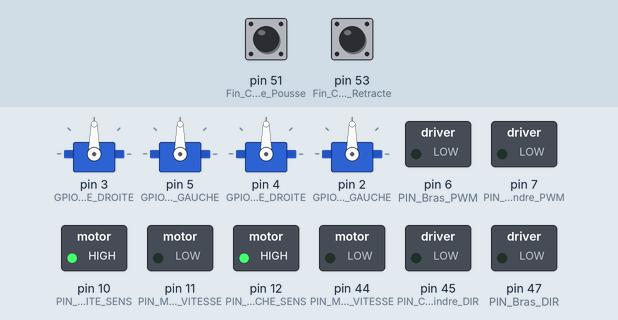
The sketch below on a simulated Arduino Mega 2560, built with avr-gcc and run on an emulated ATmega2560. Shown: 4 × servo, switched loads named in the sketch (green lamp = pin HIGH). The test bench sets the inputs (shaded band); at power-on: pin 53 (Fin_Course_Retracte) HIGH, pin 51 (Fin_Course_Pousse) HIGH. What the sketch prints to the serial monitor is not drawn.

Above: at 2.3 s.
2.4 s: pin 53 (Fin_Course_Retracte) pulled LOW for 0.15 s
At 2.47 s:
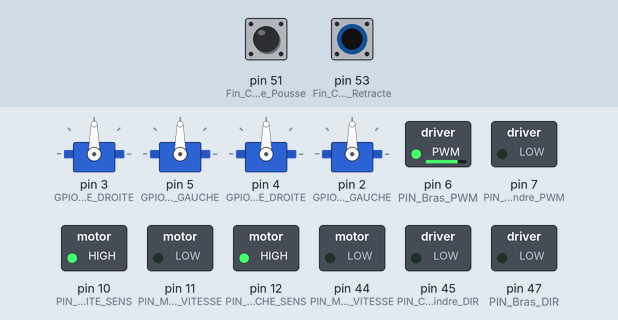
7.0 s: pin 53 (Fin_Course_Retracte) pulled LOW for 3.2 s
At 11.1 s:
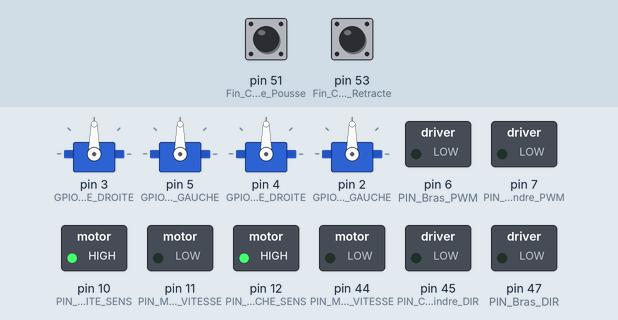
16.2 s: pin 53 (Fin_Course_Retracte) pulled LOW for 1 s
At 16.9 s:
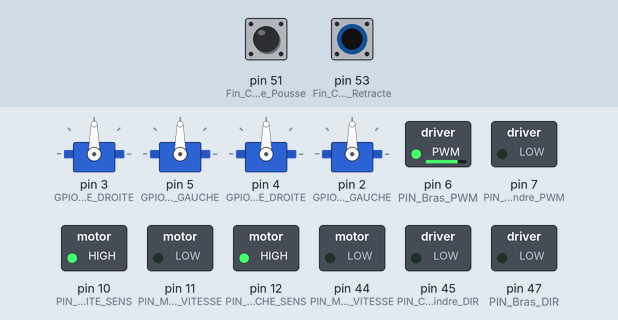
Timing chart, 0 to 19.2 s (numbered marks = the images above; inputs shaded):
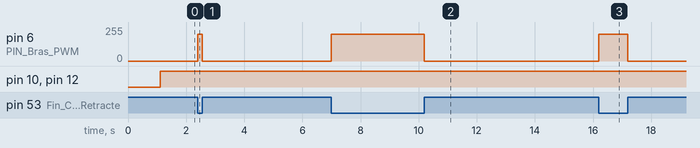

The sketch:

Asser.ino
```cpp
#include <Arduino.h>

#include "define.h"
/*Fonction de test*/
/*
void Tourner_Moteur_D()
void Droit_Au_But()
void Je_Paye_Ma_Tournee()
void Tourner_Moteur_G()
void Plz_Share_What_U_Know_About_Encoder()
void Where_Is_Robot()
*/

char Info[40] = {};

void setup() {

   Setup_Actionneur();
  setup_asservissement();
  delay(1000);
//Tourner_Moteur_G();
  // Droit_Au_But();
}

void loop() {

  Where_Is_Robot();
Mise_a_jour_bras();
/*if(Etat_bras==1&&Etat_bras_voulu!=0)
{
  Pince_CLOSE();
  delay(1500);
  Etat_bras_voulu=0;
}
else if (Etat_bras==0&&Etat_bras_voulu!=1)
{
  Pince_UP();
  delay(1000);
  Pince_OPEN();
  delay(500);
  Pince_WAIT();
  delay(1000);
  Pince_DOWN();
  delay(500);
  digitalWrite(45, LOW);
  Etat_bras_voulu=1;
}*/
  if ((millis() - Temps_assert) > TEMPS_MIN_ASSERT) {
    mise_a_jour_robot();
    calcul_erreur();
    Temps_assert = millis();
    asservissement_robot(Distance_moyenne, erreur_angle_radian);
  }

  Reception();
}

void serialEvent() {
  while (Serial.available()) {
    // récupérer le prochain octet (byte ou char) et l'enlever du buffer
    char inChar = (char)Serial.read();

    if (inChar == '\n') { // caractère de fin pour notre chaine
      stringComplete = true;
    } else { // concaténation des octets reçus
      inputString += inChar;
    }
  }
}
```

Actionneur.ino
```cpp
#define GPIO_PINCE_SERRAGE_DROITE 3
#define GPIO_PINCE_SERRAGE_GAUCHE 5
#define GPIO_PINCE_LEVAGE_DROITE 4
#define GPIO_PINCE_LEVAGE_GAUCHE 2
#include <Servo.h>
#define Servo_S_D_CLOSE 160
#define Servo_S_G_CLOSE 20
#define Servo_S_D_UP 155
#define Servo_S_G_UP 5
#define Servo_S_D_OPEN 5
#define Servo_S_G_OPEN 180
#define Servo_S_D_DOWN 85
#define Servo_S_G_DOWN 75
#define Servo_S_D_WAIT 145
#define Servo_S_G_WAIT 35

#define Fin_Course_Retracte 53
#define Fin_Course_Pousse 51

#define PIN_Chargeur_Cylindre_DIR 45
#define PIN_Chargeur_Cylindre_PWM 7
#define Vitesse_MIN_Chargeur_Cylindre 60
#define PIN_Bras_DIR 47
#define PIN_Bras_PWM 6
#define VITESSE_BRAS_AVANCE 200
#define VITESSE_BRAS_RECULE 200
#define ETAT_BRAS_AVANCE HIGH
#define ETAT_BRAS_RECULE LOW

Servo Servo_S_D;
Servo Servo_S_G;
Servo Servo_L_D;
Servo Servo_L_G;

void Setup_Actionneur() {
  Servo_S_D.attach(GPIO_PINCE_SERRAGE_DROITE);
  Servo_S_G.attach(GPIO_PINCE_SERRAGE_GAUCHE);
  Servo_L_D.attach(GPIO_PINCE_LEVAGE_DROITE);
  Servo_L_G.attach(GPIO_PINCE_LEVAGE_GAUCHE);
  pinMode(Fin_Course_Retracte, INPUT_PULLUP);
  pinMode(Fin_Course_Pousse, INPUT_PULLUP);
  pinMode(PIN_Chargeur_Cylindre_DIR, OUTPUT);
  pinMode(PIN_Chargeur_Cylindre_PWM, OUTPUT);
  pinMode(PIN_Bras_DIR, OUTPUT);
  pinMode(PIN_Bras_PWM, OUTPUT);

  digitalWrite(PIN_Chargeur_Cylindre_DIR, LOW);
  analogWrite(PIN_Chargeur_Cylindre_PWM, 0);

  // Servo_S_D.write(Servo_S_D_WAIT);
  // Servo_S_G.write(Servo_S_G_WAIT);
  // Servo_L_D.write(Servo_S_D_DOWN);
  // Servo_L_G.write(Servo_S_G_DOWN);
  /*Pince_DOWN();
  delay(1000);
  Pince_CLOSE();
  delay(1000);
  Pince_UP();
  delay (1000);
  Pince_OPEN();
  delay (1000);
  */
}
void Pince_CLOSE() {
  Servo_S_D.write(Servo_S_D_CLOSE);
  Servo_S_G.write(Servo_S_G_CLOSE);
}
void Pince_UP() {
  Servo_L_D.write(Servo_S_D_UP);
  Servo_L_G.write(Servo_S_G_UP);
}

void Pince_OPEN() {
  Servo_S_D.write(Servo_S_D_OPEN);
  Servo_S_G.write(Servo_S_G_OPEN);
}
void Pince_DOWN() {
  Servo_L_D.write(Servo_S_D_DOWN);
  Servo_L_G.write(Servo_S_G_DOWN);
}

void Pince_WAIT() {
  Servo_L_D.write(Servo_S_D_WAIT);
  Servo_L_G.write(Servo_S_G_WAIT);
}

void Mise_a_jour_bras() {
  if (digitalRead(Fin_Course_Pousse) == HIGH && Etat_bras_voulu == 1) {
    Etat_bras = 1;
    analogWrite(PIN_Bras_PWM, 0);
  } else if (digitalRead(Fin_Course_Pousse) == LOW && Etat_bras_voulu == 1) {
    digitalWrite(PIN_Bras_DIR, ETAT_BRAS_AVANCE);
    analogWrite(PIN_Bras_PWM, VITESSE_BRAS_AVANCE);
  } else if (digitalRead(Fin_Course_Retracte) == LOW && Etat_bras_voulu == 0) {
    digitalWrite(PIN_Bras_DIR, ETAT_BRAS_RECULE);
    analogWrite(PIN_Bras_PWM, VITESSE_BRAS_RECULE);
  } else if (digitalRead(Fin_Course_Retracte) == HIGH && Etat_bras_voulu == 0) {
    Etat_bras = 0;
    analogWrite(PIN_Bras_PWM, 0);
  }
}
```

Communication.ino
```cpp
#include <Arduino.h>

void splitString(String message, char separator, String *data) {
  int index = 0;
  inputString = "";
  stringComplete = false;
  for (int i = 0; i < 10; i++) {
    data[i] = "";
  }
  cnt = 0;
  do {
    index = message.indexOf(separator);
    if (index != -1) { // s'il y a bien un caractère séparateu
      // on découpe la chaine et on stocke le bout dans le tableau
      data[cnt] = message.substring(0, index);
      cnt++;
      // on enlève du message le bout stocké
      message = message.substring(index + 1, message.length());
    } else {
      // après le dernier espace
      // on s'assure que la chaine n'est pas vide
      if (message.length() > 0) {

        data[cnt] = message.substring(0, index); // dernier bout
        cnt++;
      }
    }
  } while (index >= 0); // tant qu'il y a bien un séparateur dans la chaine
}

void Reception() {
  if (stringComplete) {
    ////Affichage de la trame recue complete
    //    Serial.println("inputString : " + inputString);
    // on le découpe à chaque  ';'
    // et on stocke les bouts dans un tableau data
    splitString(inputString, SEPARATEUR, data);
    ////Affichage du resultat du parseur de com
    //     for(int i=0; i<10;i++)
    //    {
    //      Serial.println(data[i]);
    //    }

    // Data[] Contient la trame
    Traitement();
  }
}
void Traitement() {
  if (data[0].equals("XYA")) {
    X_DEST = (float)data[1].toInt();
    Y_DEST = (float)data[2].toInt();
    ANGLE_FINAL = (float)data[3].toInt();
    MARCHE_ARRIERE = false;
    New_moove_angle = true;
    Rampe_angle = 0;
    Rampe_distance = 0;
  }
  if (data[0].equals("S")) {
    mise_a_jour_POS();
    X_DEST = X_POS;
    Y_DEST = Y_POS;
    ANGLE_FINAL = ANGLE_POS;
  }
  if (data[0].equals("O")) {
    Y_DEST = (float)data[1].toInt();
  }
  if (data[0].equals("R")) {
    X_DEST = (float)data[1].toInt();
    Y_DEST = (float)data[2].toInt();
    ANGLE_FINAL = (float)data[3].toInt();
    MARCHE_ARRIERE = true;
  }
  if (data[0].equals("U")) {
    Serial3.write('r');

    X_DEST = 0;
    X_POS = 0;
    Y_DEST = 0;
    Y_POS = 0;
    ANGLE_FINAL = 0;
    ANGLE_POS = 0;
    Distance_moyenne = 0;
    erreur_angle_radian = 0;
    erreur_lineaire = 0;
    erreur_precedente_lineaire = 0;
    Somme_erreur_lineaire = 0;
    erreur_angulaire = 0;
    Somme_erreur_angulaire = 0;
    erreur_precedente_angulaire = 0;
    erreur_vitesseD = 0;
    Somme_erreur_vitesseD = 0;
    erreur_vitesseG = 0;
    Somme_erreur_vitesseG = 0;
    mise_a_jour_POS();
    calcul_erreur();
  }
  if (data[0].equals("P")) {
  }
}
```

Fonction_test.ino
```cpp
#include <Arduino.h>

#define VITESSE_TEST 255

void Tourner_Moteur_D() {
  // Envoi des commandes aux moteurs
  Serial.println("Moteur Droit avance \n");
  delay(1000);
  digitalWrite(PIN_MOTEUR_DROITE_SENS, ETAT_MOTEUR_AVANCE);
  delayMicroseconds(10);
  analogWrite(PIN_MOTEUR_DROITE_VITESSE, VITESSE_TEST);
  delay(1000);
  analogWrite(PIN_MOTEUR_DROITE_VITESSE, 0);
  Serial.println("Moteur Droit Recule \n");
  delay(1000);
  digitalWrite(PIN_MOTEUR_DROITE_SENS, !ETAT_MOTEUR_AVANCE);
  delayMicroseconds(10);
  analogWrite(PIN_MOTEUR_DROITE_VITESSE, VITESSE_TEST);
  delay(1000);
  analogWrite(PIN_MOTEUR_DROITE_VITESSE, 0);
}
void Droit_Au_But() {
  // Envoi des commandes aux moteurs
  Serial.println("Moteur Droit & gauche avance \n");
  Serial.println("Test de ligne droite \n");
  delay(1000);
  digitalWrite(PIN_MOTEUR_DROITE_SENS, ETAT_MOTEUR_AVANCE);
  digitalWrite(PIN_MOTEUR_GAUCHE_SENS, ETAT_MOTEUR_AVANCE);

  delayMicroseconds(10);
  analogWrite(PIN_MOTEUR_DROITE_VITESSE, VITESSE_TEST);
  analogWrite(PIN_MOTEUR_GAUCHE_VITESSE, VITESSE_TEST);

  delay(4000);
  analogWrite(PIN_MOTEUR_DROITE_VITESSE, 0);
  analogWrite(PIN_MOTEUR_GAUCHE_VITESSE, 0);
}
void Je_Paye_Ma_Tournee() {
  // Envoi des commandes aux moteurs
  Serial.println("Moteur Droit avance & gauche recule \n");
  Serial.println("Test  de rotation \n");
  delay(1000);
  digitalWrite(PIN_MOTEUR_DROITE_SENS, ETAT_MOTEUR_AVANCE);
  digitalWrite(PIN_MOTEUR_GAUCHE_SENS, !ETAT_MOTEUR_AVANCE);

  delayMicroseconds(10);
  analogWrite(PIN_MOTEUR_DROITE_VITESSE, VITESSE_TEST / 8);
  analogWrite(PIN_MOTEUR_GAUCHE_VITESSE, VITESSE_TEST / 8);

  delay(4000);
  analogWrite(PIN_MOTEUR_DROITE_VITESSE, 0);
  analogWrite(PIN_MOTEUR_GAUCHE_VITESSE, 0);
}

void Tourner_Moteur_G() {
  Serial.println("Moteur gauche avance \n");
  delay(1000);
  digitalWrite(PIN_MOTEUR_GAUCHE_SENS, ETAT_MOTEUR_AVANCE);
  delayMicroseconds(10);
  analogWrite(PIN_MOTEUR_GAUCHE_VITESSE, VITESSE_TEST);
  delay(1000);
  analogWrite(PIN_MOTEUR_GAUCHE_VITESSE, 0);
  Serial.println("Moteur gauche Recule \n");
  delay(1000);
  digitalWrite(PIN_MOTEUR_GAUCHE_SENS, !ETAT_MOTEUR_AVANCE);
  delayMicroseconds(10);
  analogWrite(PIN_MOTEUR_GAUCHE_VITESSE, VITESSE_TEST);
  delay(1000);
  analogWrite(PIN_MOTEUR_GAUCHE_VITESSE, 0);
}

void Plz_Share_What_U_Know_About_Encoder() {
  Serial.print("D: ");
  Serial.print(Codeuse_Droite);
  Serial.print("  ");
  Serial.print("G: ");
  Serial.println(Codeuse_Gauche);
}

void Where_Is_Robot() {
  Serial.print("X: ");
  Serial.print(X_POS);
  Serial.print("   ");
  Serial.print("Y: ");
  Serial.print(Y_POS);
  Serial.print("O: ");
  Serial.println(ANGLE_POS);
}

void Are_U_Wrong() {
  Serial.print("Distance: ");
  Serial.print(Distance_moyenne);
  Serial.print("   ");
  Serial.print("Erreur_Angle: ");
  Serial.print(erreur_angle_radian * RAD_TO_DEG);
  Serial.println("");
}
```

define.h
```cpp
#ifndef DEFINE_H
#define DEFINE_H
/*Communication*/
#define SEPARATEUR ';'

struct Consigne {
  float P_ang = 0, I_ang = 0, D_ang = 0;
  float P_lin = 0, I_lin = 0, D_lin = 0;
  float X_DEST = 0, Y_DEST = 0;
  float angle_final = 0;
  float coeff_ramp_lin = 0, coeff_ramp_ang = 0;
  bool New_moove_angle = false;
  bool New_moove_distance = false;
  bool New_moove_angle_final = false;
  bool premier_passage = false;
  Consigne *consigne_suivante = NULL;
};
bool Etat_bras_voulu = 0;
bool Etat_bras = 0;
int cnt = 0;                 // nombre de données découpées
String data[10];             // stockage des données découpées
bool stringComplete = false; // pour savoir si la chaine est complète
String inputString = "";     // chaine de caractères pour contenir les données

// Consigne du robot (En tick)
int L_consigne = 0;
int A_consigne = 0;
int angle_robot = 0;

float X_DEST = 0, Y_DEST = 0, ANGLE_DEST = 0, ANGLE_FINAL = 0;
bool MARCHE_ARRIERE = true;
bool close_to_goal = false;
bool At_goal = false;
bool New_moove_angle = false;
bool New_moove_distance = false;
bool New_moove_angle_final = false;
bool premier_passage = false;
float angle_envoye_final = 0;

float Rampe_angle = 0;
float Rampe_distance = 0;

int Compteur_stabilite_final = 0;
int Compteur_stabilite_angulaire = 0;
float X_POS = 0, Y_POS = 0, ANGLE_POS = 0;
float angle_radian = 0 * DEG_TO_RAD;
// Paramètre constant du robot
#define TICCODEUSES 1024 // Tick par tour de roue
#define ETAT_MOTEUR_AVANCE HIGH

// PINS
#define PIN_MOTEUR_GAUCHE_VITESSE 44
#define PIN_MOTEUR_GAUCHE_SENS 12
#define PIN_MOTEUR_DROITE_VITESSE 11
#define PIN_MOTEUR_DROITE_SENS 10

#define LIMIT_PWM_MAX 255
// Variable du robot
#define DIAMETRE_ROUE 41.25  // en mm
#define ECARTEMENT_ROUES 230 // en mm
#define TICS2MM ((PI * DIAMETRE_ROUE) / (TICCODEUSES))
#define MM2TICS ((TICCODEUSES) / (PI * DIAMETRE_ROUE))

/*Variable de l'assert*********************************************/
#define DUREE_VALIDATION_ETAT_FINAL                                            \
  \
10 // Nombre de coup d'assert pour valider la position finale
#define TOLERANCE_ANGLE 0.2
float Distance_moyenne = 0;
float erreur_angle_radian = 0;

#define TEMPS_MIN_ASSERT 10 // en ms
// Asservissement linéaire ****
#define P_LINEAIRE 0.41

#define I_LINEAIRE 0
#define D_LINEAIRE 0
float erreur_lineaire = 0;
float erreur_precedente_lineaire = 0;
float Somme_erreur_lineaire = 0;

// Asservissement angulaire ****
#define P_ANGULAIRE 40
#define I_ANGULAIRE 0
#define D_ANGULAIRE 0.00
float erreur_angulaire = 0;
float Somme_erreur_angulaire = 0;
float erreur_precedente_angulaire = 0;

// Asservissement vitesse ****
#define P_VITESSE 2
#define I_VITESSE 0
#define D_VITESSE 0
float erreur_vitesseD = 0;
float Somme_erreur_vitesseD = 0;
float erreur_vitesseG = 0;
float Somme_erreur_vitesseG = 0;

// Valeur des codeuses
int32_t Codeuse_Droite = 0;      // Nbr de tick droite
int32_t Codeuse_Gauche = 0;      // Nbr de tick gauche
int32_t Codeuse_Droite_PAST = 0; // Ancien nbr de tick droite
int32_t Codeuse_Gauche_PAST = 0; // Ancien nbr de tick gauche

// Variable global
int32_t t_precedent = 0;
int32_t t_actuel = 0;
float delta_T = 0;
int32_t Temps_assert = 0;

float vitesse_G = 0;
float vitesse_D = 0;

#endif
```

fonction_asservissement.ino
```cpp
#include <Arduino.h>

void asservissement_robot(float Consigne_Lin, float Consigne_Ang) {
  float Commande_Lin = asservissement_lineaire(Consigne_Lin);
  float Commande_Ang = asservissement_angulaire(Consigne_Ang);

  float Commande_D = round(Commande_Lin + Commande_Ang);
  float Commande_G = round(Commande_Lin - Commande_Ang);


  bool sens_D = ETAT_MOTEUR_AVANCE;
  bool sens_G = ETAT_MOTEUR_AVANCE;

  if (Commande_D < 0)
    sens_D = !ETAT_MOTEUR_AVANCE;
  if (Commande_G < 0)
    sens_G = !ETAT_MOTEUR_AVANCE;

  Commande_D = abs(Commande_D);
  Commande_G = abs(Commande_G);
  if (Commande_D > 255)
    Commande_D = 255;
  if (Commande_G > 255)
    Commande_G = 255;

  // Envoi des commandes aux moteurs
  digitalWrite(PIN_MOTEUR_DROITE_SENS, sens_D);
  digitalWrite(PIN_MOTEUR_GAUCHE_SENS, sens_G);
  delayMicroseconds(10);

  analogWrite(PIN_MOTEUR_DROITE_VITESSE, Commande_D);
  analogWrite(PIN_MOTEUR_GAUCHE_VITESSE, Commande_G);
}
float asservissement_lineaire(float Consigne) {
  erreur_precedente_lineaire =
      erreur_lineaire; // Sauvegarde de l'erreur precedente
  erreur_lineaire = Consigne;

  float delta_erreur_lineaire =
      erreur_lineaire - erreur_precedente_lineaire; // D
  Somme_erreur_lineaire += erreur_lineaire;         // I

  float Commande_lineaire =
      P_LINEAIRE * erreur_lineaire + I_LINEAIRE * Somme_erreur_lineaire +
      D_LINEAIRE * delta_erreur_lineaire; // On determine la commande a envoyer
                                          // aux moteurs;
  return Commande_lineaire;
}

float asservissement_angulaire(float Consigne) {
  // erreur_angle_radian
  erreur_precedente_angulaire = erreur_angulaire;
  erreur_angulaire = Consigne;
  float delta_erreur_angulaire =
      erreur_angulaire - erreur_precedente_angulaire; // D
  Somme_erreur_angulaire += erreur_angulaire;         // I

  float Commande_angulaire = erreur_angulaire * P_ANGULAIRE +
                             I_ANGULAIRE * Somme_erreur_angulaire +
                             D_ANGULAIRE * delta_erreur_angulaire; // PID
  return Commande_angulaire;
}

// int asservissement_vitesseD(int Commande)
//{
//  int Commande_vitesseD;
//  float erreur_precedente_vitesseD = erreur_vitesseD;//Sauvegarde de l'erreur
//  precedente
//  erreur_vitesseD = Commande - vitesse_D;
//
//  float delta_erreur_vitesseD =
//  erreur_vitesseD-erreur_precedente_vitesseD;//Calcul de la difference des
//  erreurs, utile pour la derivee
//    Somme_erreur_vitesseD +=erreur_vitesseD;//Somme des erreurs utile pour
//    l'integrale
//
// Commande_vitesseD = erreur_vitesseD * P_VITESSE
// +I_VITESSE*Somme_erreur_vitesseD+D_VITESSE*delta_erreur_vitesseD;;
//
// return Commande_vitesseD;
//}
// int asservissement_vitesseG(int Commande)
//{
//  int Commande_vitesseG;
//  float erreur_precedente_vitesseG = erreur_vitesseG;//Sauvegarde de l'erreur
//  precedente
//  erreur_vitesseG = Commande - vitesse_G;
//  float delta_erreur_vitesseG =
//  erreur_vitesseG-erreur_precedente_vitesseG;//Calcul de la difference des
//  erreurs, utile pour la derivee
//    Somme_erreur_vitesseG +=erreur_vitesseG;//Somme des erreurs utile pour
//    l'integrale
// Commande_vitesseG = erreur_vitesseG * P_VITESSE
// +I_VITESSE*Somme_erreur_vitesseG+D_VITESSE*delta_erreur_vitesseG;;
// return Commande_vitesseG;
//}
```

fonction_codeuse.ino
```cpp
#include <Arduino.h>

void recuperer(byte A) {

  String inputString_Codeuse = "";
  String data_Codeuse[10]; // stockage des données découpées
  bool fini = true;
  Serial3.print("C\n");

  while (Serial3.available() && fini) {
    char inChar = (char)Serial3.read();

    if (inChar == '\n') {

      splitString(inputString_Codeuse, SEPARATEUR, data_Codeuse);
      Codeuse_Droite = data_Codeuse[1].toInt();
      Codeuse_Gauche = -data_Codeuse[2].toInt();

      fini = false;

    } else
    inputString_Codeuse += inChar;
  }
}
```

setup.ino
```cpp
#include <Arduino.h>

#include "define.h"

void setup_asservissement()
{
   Serial.begin(115200);
  Serial3.begin(115200);
  Serial3.print("R\n");

 pinMode(PIN_MOTEUR_DROITE_VITESSE, OUTPUT);
  pinMode(PIN_MOTEUR_DROITE_SENS, OUTPUT);
  pinMode(PIN_MOTEUR_GAUCHE_VITESSE, OUTPUT);
  pinMode(PIN_MOTEUR_GAUCHE_SENS, OUTPUT);
  initialisation_variables();
 delay(100);

}
void initialisation_variables()
{
 cnt = 0; // nombre de données découpées
  for(int i=0; i<10;i++)
    {
      data[i]="";
    }
 stringComplete = false;  // pour savoir si la chaine est complète
 inputString = "";   // chaine de caractères pour contenir les données

 L_consigne=0;
 A_consigne=0;
 angle_robot=0;

 X_DEST=0,Y_DEST=0,ANGLE_DEST=0,ANGLE_FINAL=0;
 MARCHE_ARRIERE=true;
 close_to_goal=false;

 Distance_moyenne =0;
 erreur_angle_radian=0;

 erreur_lineaire=0;
 erreur_precedente_lineaire=0;
 Somme_erreur_lineaire=0;

 erreur_angulaire=0;
 Somme_erreur_angulaire=0;
 erreur_precedente_angulaire=0;

 erreur_vitesseD=0;
 Somme_erreur_vitesseD=0;
 erreur_vitesseG=0;
 Somme_erreur_vitesseG=0;

 Codeuse_Droite=0;//Nbr de tick droite
 Codeuse_Gauche=0;//Nbr de tick gauche
 Codeuse_Droite_PAST=0;//Ancien nbr de tick droite
 Codeuse_Gauche_PAST=0;//Ancien nbr de tick gauche
 t_precedent=0;
 t_actuel=0;
 delta_T=0;
 vitesse_G=0;
 vitesse_D=0;
 //X_POS=0,Y_POS=0,ANGLE_POS=0;
 //angle_radian=0;

}
```

Source omitted: fonction_robot.ino (11374 bytes)

Measured:
- after the input at 2.4 s, pin 6 (PIN_Bras_PWM): 0/255 → 200/255 at once, → 0/255 0.15 s later
- after the input at 7.0 s, pin 6 (PIN_Bras_PWM): 0/255 → 200/255 at once, → 0/255 3.2 s later
- after the input at 16.2 s, pin 6 (PIN_Bras_PWM): 0/255 → 200/255 at once, → 0/255 1.0 s later
